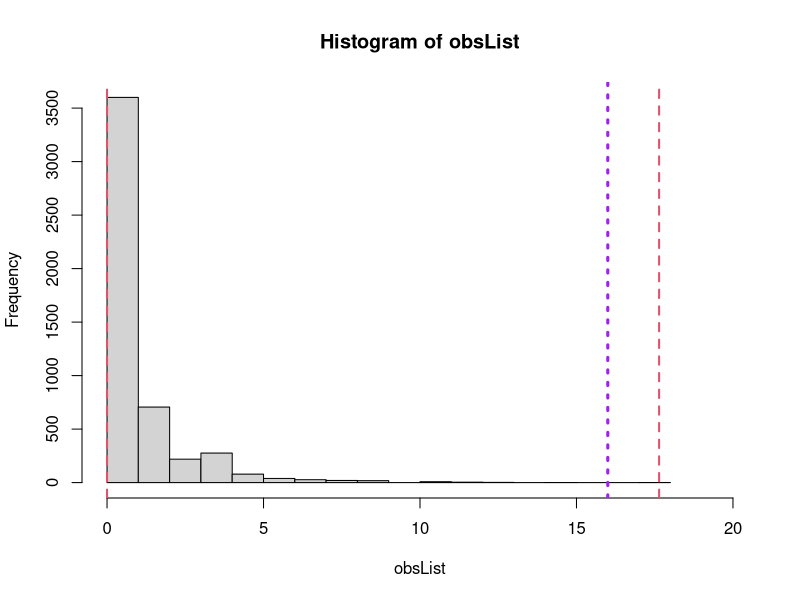

Recreate this plot in R.
# creating a vector of coin.
# this is the hypothesis testing.
coin <- c('H', 'T')
# setting variables number of flips and trials
flips <- 100
trials <- 5000

# let's say we got this number after 100 flips
observations <- c(70,30)
# expected results
exp <- c(0.5,0.5) * flips
# figuring out difference between what we observed and what 
# is expected
diff = observations - exp
# we want a single point of a number
sum((diff)^2)
# formula for getting single number
# major of difference between what we observed and what we expect
cs <- sum((observations - exp)^2/ exp)

# now we gonna simulate what actual coin is gonna do
# for this we will use sample
result <- sample(coin, flips, replace = TRUE)
# now we use table functions
res <- table(result)
# now again we gonna find the difference
diff <- sum((res - exp)^2 / exp) # now that will be less

obsList <- replicate(trials, {
  result <- sample(coin, flips, replace = TRUE)
  # now we use table functions
  res <- table(result)
  # now again we gonna find the difference
  sum((res - exp)^2 / exp) # now that will be less
})
# range will tell us the lower and upper bound
range(obsList)
# showing the results
hist(obsList, xlim = c(0,20))
abline(v = range(obsList), col=2, lwd=2, lty=2)
abline(v = cs, col= "purple", lwd=3, lty=3)

# a range of results we get from flipping a fair coin, now it looks like purple is not a fair coin.
